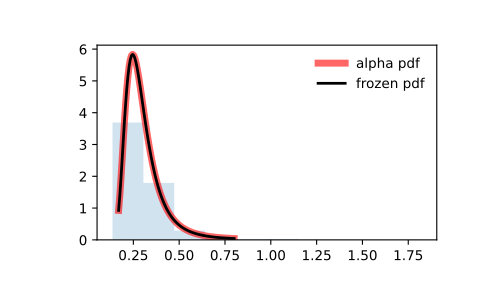

Source code (Python):
from scipy.stats import alpha
import matplotlib.pyplot as plt
fig, ax = plt.subplots(1, 1)

# Calculate the first four moments:

a = 3.57
mean, var, skew, kurt = alpha.stats(a, moments='mvsk')

# Display the probability density function (``pdf``):

x = np.linspace(alpha.ppf(0.01, a),
                alpha.ppf(0.99, a), 100)
ax.plot(x, alpha.pdf(x, a),
       'r-', lw=5, alpha=0.6, label='alpha pdf')

# Alternatively, the distribution object can be called (as a function)
# to fix the shape, location and scale parameters. This returns a "frozen"
# RV object holding the given parameters fixed.

# Freeze the distribution and display the frozen ``pdf``:

rv = alpha(a)
ax.plot(x, rv.pdf(x), 'k-', lw=2, label='frozen pdf')

# Check accuracy of ``cdf`` and ``ppf``:

vals = alpha.ppf([0.001, 0.5, 0.999], a)
np.allclose([0.001, 0.5, 0.999], alpha.cdf(vals, a))
# True

# Generate random numbers:

r = alpha.rvs(a, size=1000)

# And compare the histogram:

ax.hist(r, density=True, histtype='stepfilled', alpha=0.2)
ax.legend(loc='best', frameon=False)
plt.show()
